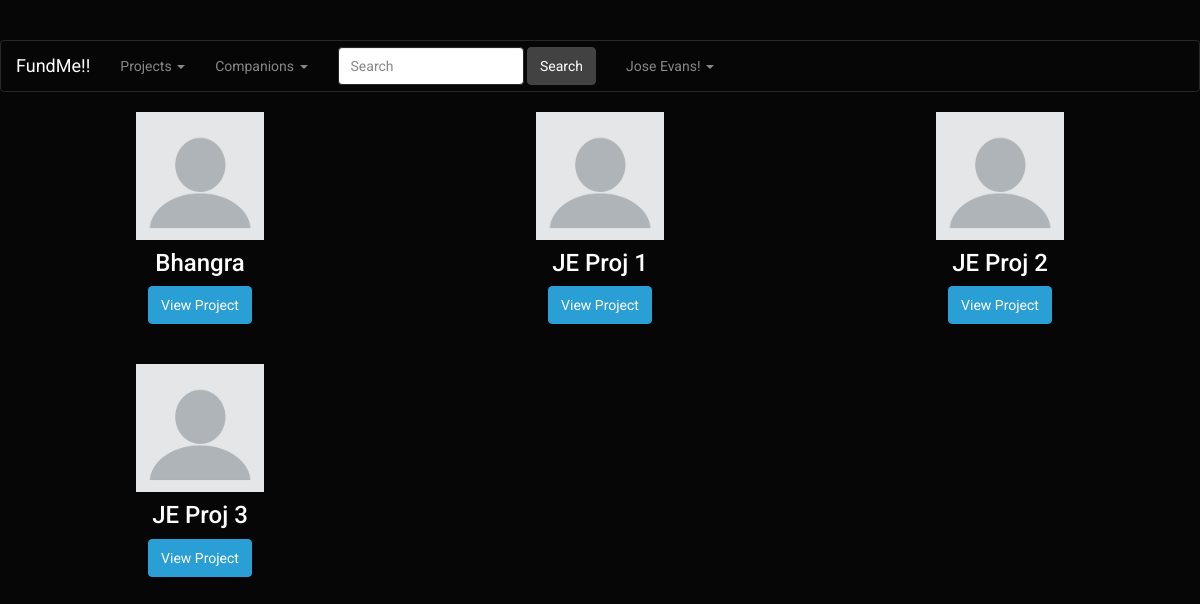
The page /getUserProjects.php (signed in) on the database its author committed.
### tables this page shows
CREATE TABLE `USER` (
  `EMAIL_ID` VARCHAR(45) NOT NULL,
  `PASSWORD` VARCHAR(45) NOT NULL,
  `FIRST_NAME` VARCHAR(45) NOT NULL,
  `LAST_NAME` VARCHAR(45) NOT NULL,
  `ADDRESS_LINE_1` VARCHAR(100) NOT NULL,
  `ADDRESS_LINE_2` VARCHAR(100) NULL,
  `CITY` VARCHAR(45) NOT NULL,
  `STATE` VARCHAR(45) NOT NULL,
  `COUNTRY` VARCHAR(45) NOT NULL,
  `ZIPCODE` INT(11) NOT NULL,
  `PHONE` VARCHAR(10) NOT NULL,
  `INTEREST` VARCHAR(45) DEFAULT NULL,
  `PHOTO` BLOB,
  PRIMARY KEY (`EMAIL_ID`)
);

CREATE TABLE `PROJECT`(
 `PROJECT_ID` INT(11) NOT NULL AUTO_INCREMENT,
 `PROJECT_TITLE` VARCHAR(45) NOT NULL UNIQUE,
 `DESCRIPTION` VARCHAR(200) NOT NULL ,
 `DATE_TIME_CREATED` DATETIME NOT NULL ,
 `START_DATE` DATE NOT NULL ,
 `COMPLETION_DATE` DATE NULL,
 `PLANNED_COMPLETION_DATE` DATE NOT NULL ,
 `PHOTO` BLOB NULL,
 `VIDEO` VARCHAR(100) NULL,
 `STATUS` enum('FAILED','CAMPAIGNING', 'STARTED','COMPLETED') NOT NULL DEFAULT 'CAMPAIGNING',
 PRIMARY KEY (`PROJECT_ID`)
);

### getUserProjects.php (the view, shortened to what this page needs)
<html lang="en">
<head>
    <link href="css/bootstrap.min.css" rel="stylesheet">
    <link rel="stylesheet" href="https://maxcdn.bootstrapcdn.com/bootstrap/3.3.7/css/bootstrap.min.css"
>
</head>
<body>
<?php require 'dbconn.php';
require 'navbar.php';
$user_projects_query = "SELECT PROJECT.PROJECT_ID,PROJECT.PROJECT_TITLE,PROJECT.DESCRIPTION,PROJECT.PHOTO
from PROJECT
  join PROJECT_OWNERSHIP on PROJECT.PROJECT_ID = PROJECT_OWNERSHIP.PROJECT_ID
where PROJECT_OWNERSHIP.EMAIL_ID = '$email'";
$user_projects_result = $conn->query($user_projects_query);
if ($user_projects_result->num_rows === 0) {
    ?>
    <script>
        alert("You have not posted any projects yet.");
        window.location.href='homepage.php';
    </script>
    <?php
} else {
    while ($row = $user_projects_result->fetch_assoc()) { ?>
        <center>
        <div class ="col-sm-4">
                        <div class="card">
                            <?php
                            if (is_null($row['PHOTO'])){?>
                                <img src='img/blank.png' alt='Project Pic' title='Project Pic'
                                     style="width:128px;height:128px">
                                <?php
                            }else{?>
                                <img alt='Project Pic' title='Project Pic'
                                     style="width:128px;height:128px">
                                <?php
                            }?>
                            <div class="card-block">
                            <h4 class="card-title"><?php echo $row['PROJECT_TITLE']; ?></h4>
                            <a href="viewProject.php?project_id=<?php echo $row['PROJECT_ID']?>" class="btn btn-primary">View Project</a>
                        </div>
                        <br><br>
                  </div>
                  </div>
        </center>
        <?php
    }
}
?>
</body>
</html>

### navbar.php (shortened to what this page needs)
<?php
require 'dbconn.php';
?>
<nav class="navbar navbar-default">
    <div class="container-fluid">
        <div class="navbar-header">
            <a class="navbar-brand" href="homepage.php">FundMe!!</a>
        </div>
        <div class="collapse navbar-collapse" id="bs-example-navbar-collapse-1">
            <ul class="nav navbar-nav">
                <li class="dropdown">
                    <a href="#" class="dropdown-toggle" data-toggle="dropdown" role="button" aria-expanded="false">Projects
                        <span class="caret"></span></a>
                </li>
                <li class="dropdown">
                    <a href="#" class="dropdown-toggle" data-toggle="dropdown" role="button" aria-expanded="false">Companions
                        <span class="caret"></span></a>
                </li>
                <li>
                    <form class="navbar-form navbar-left" role="search" method="POST" action="search.php">
                        <div class="form-group">
                            <input type="text" class="form-control" placeholder="Search" name="keyword">
                        </div>
                        <button type="submit" class="btn btn-default">Search</button>
                    </form>
                </li>
                <li class="dropdown">
                    <a href="#" class="dropdown-toggle" data-toggle="dropdown" role="button" aria-expanded="false">
                        <?php
                        if (isset($_SESSION['email'])) {
                            $email = $_SESSION['email'];
                            $sql_getname = "select first_name,last_name from user where email_id='" . $_SESSION['email'] . "'";
                            $result_getname = $conn->query($sql_getname);
                            $row_getname = $result_getname->fetch_assoc();
                            echo $row_getname['first_name'] . " " . $row_getname['last_name'] . "!";
                        } else {
                        }
                        ?>
                        <span class="caret"></span></a>
                </li>
            </ul>
        </div>
    </div>
</nav>

### rows shown on the page
user: FIRST_NAME "Jose", LAST_NAME "Evans"
project: PROJECT_TITLE "Bhangra"
project: PROJECT_TITLE "JE Proj 1"
project: PROJECT_TITLE "JE Proj 2"
project: PROJECT_TITLE "JE Proj 3"
